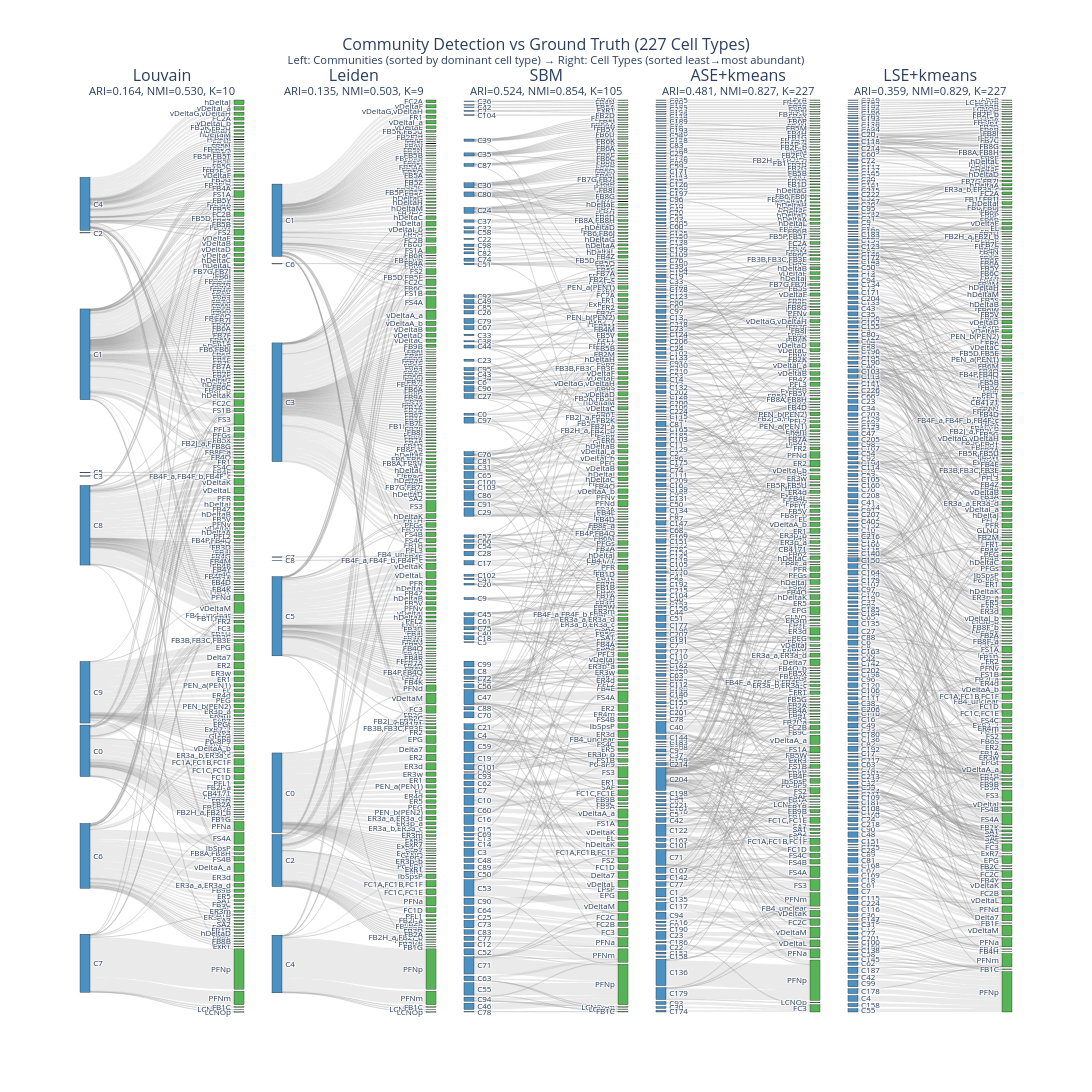

Notebook cell for this chart:
### Code cell
# [FIGURE] Sankey Diagrams: Community Assignments vs Ground Truth Cell Types
import plotly.graph_objects as go
from plotly.subplots import make_subplots

# First, establish a consistent ordering of cell types across all methods
# Sort by frequency (least common first, most common last)
type_counts_global = Counter([t for t in ground_truth if t is not None])
sorted_cell_types = [t for t, _ in reversed(type_counts_global.most_common())]
cell_type_to_order = {t: i for i, t in enumerate(sorted_cell_types)}

# Fixed type labels for ALL methods (consistent order)
fixed_type_labels = sorted_cell_types + ['Unknown']

def create_sankey_ordered(pred_labels, ground_truth, method_name, cell_type_order, fixed_type_labels):
    """
    Create a Sankey diagram with consistent ordering.
    
    - Cell types (right) are ordered by global frequency (fixed across all methods)
    - Communities (left) are sorted by their dominant cell type
    """
    # Count flows from each community to each cell type
    comm_to_types = {}
    for pred, gt in zip(pred_labels, ground_truth):
        if pred not in comm_to_types:
            comm_to_types[pred] = Counter()
        type_label = gt if gt is not None else '__Unknown__'
        comm_to_types[pred][type_label] += 1
    
    # For each community, find its dominant (most common) cell type
    comm_dominant_type = {}
    for comm, type_counter in comm_to_types.items():
        # Get the most common non-Unknown type
        for t, _ in type_counter.most_common():
            if t != '__Unknown__' and t in cell_type_order:
                comm_dominant_type[comm] = t
                break
        else:
            # If only Unknown, assign to end
            comm_dominant_type[comm] = 'Unknown'
    
    # Sort communities by their dominant type's order
    def comm_sort_key(c):
        dom_type = comm_dominant_type.get(c, 'Unknown')
        if dom_type == 'Unknown':
            return (len(cell_type_order) + 1, 0)
        return (cell_type_order.get(dom_type, len(cell_type_order)), -comm_to_types[c].get(dom_type, 0))
    
    sorted_comms = sorted(comm_to_types.keys(), key=comm_sort_key)
    
    # Build ordered labels
    comm_labels = [f'C{c}' for c in sorted_comms]
    n_comms = len(comm_labels)
    
    # Create flow data
    flows = {}
    for pred, gt in zip(pred_labels, ground_truth):
        comm_label = f'C{pred}'
        type_label = gt if gt is not None else 'Unknown'
        key = (comm_label, type_label)
        flows[key] = flows.get(key, 0) + 1
    
    # Use fixed type labels for consistent display across methods
    all_labels = comm_labels + fixed_type_labels
    label_to_idx = {label: i for i, label in enumerate(all_labels)}
    
    # Create source, target, value lists
    sources = []
    targets = []
    values = []
    
    for (comm, cell_type), count in flows.items():
        if comm in label_to_idx and cell_type in label_to_idx:
            sources.append(label_to_idx[comm])
            targets.append(label_to_idx[cell_type])
            values.append(count)
    
    # Colors: communities in blues, cell types in greens
    colors = ['rgba(31, 119, 180, 0.8)'] * n_comms + ['rgba(44, 160, 44, 0.8)'] * len(fixed_type_labels)
    
    return {
        'labels': all_labels,
        'sources': sources,
        'targets': targets,
        'values': values,
        'colors': colors,
        'n_comms': len(set(pred_labels)),
        'n_types': len([t for t in fixed_type_labels if t != 'Unknown'])
    }

# Select methods to compare
methods_to_plot = ['Louvain', 'Leiden', 'SBM', 'DC-SBM', 'Nested DC-SBM', 'ASE+kmeans', 'LSE+kmeans']
methods_available = [m for m in methods_to_plot if m in all_community_labels]

# Create subplots - one Sankey per method
n_plots = len(methods_available)
fig = make_subplots(
    rows=1, cols=n_plots,
    subplot_titles=[f'{m}' for m in methods_available],
    specs=[[{'type': 'sankey'}] * n_plots],
    horizontal_spacing=0.03
)

for idx, method in enumerate(methods_available):
    pred_labels = all_community_labels[method]
    sankey_data = create_sankey_ordered(pred_labels, ground_truth, method, cell_type_to_order, fixed_type_labels)
    
    # Get ARI/NMI for subtitle
    method_row = results_df[results_df['Method'] == method]
    ari = method_row['ARI'].values[0] if len(method_row) > 0 else 0
    nmi = method_row['NMI'].values[0] if len(method_row) > 0 else 0
    
    fig.add_trace(
        go.Sankey(
            node=dict(
                pad=2,
                thickness=10,
                line=dict(color='black', width=0.3),
                label=sankey_data['labels'],
                color=sankey_data['colors']
            ),
            link=dict(
                source=sankey_data['sources'],
                target=sankey_data['targets'],
                value=sankey_data['values'],
                color='rgba(150, 150, 150, 0.2)'
            )
        ),
        row=1, col=idx+1
    )
    
    # Update subplot title with metrics
    fig.layout.annotations[idx].text = f'{method}<br><sup>ARI={ari:.3f}, NMI={nmi:.3f}, K={sankey_data["n_comms"]}</sup>'

n_unique_types = len(sorted_cell_types)
fig.update_layout(
    title=dict(
        text=f'Community Detection vs Ground Truth ({n_unique_types} Cell Types)<br><sup>Left: Communities (sorted by dominant cell type) → Right: Cell Types (sorted least→most abundant)</sup>',
        x=0.5,
        font=dict(size=16)
    ),
    height=1800,
    width=600 * n_plots,
    font=dict(size=8)
)

fig.show()

# Save as HTML for interactivity
fig.write_html('imgs/fig_sankey_community_comparison.html')
print(f'✓ Saved: imgs/fig_sankey_community_comparison.html')
print(f'  Cell types: sorted by global frequency (least→most abundant, same order across all methods)')
print(f'  Communities: sorted by dominant cell type')

### Figure 1 — Plotly figure (JSON) as saved in the notebook; plotly's stock layout.template omitted (floating-point values rounded to 4 significant figures; data arrays with more than 128 entries replaced by an {"elided": "..."} marker saying what was removed)
{"data": [{"domain": {"x": [0, 0.176], "y": [0, 1]}, "link": {"color": "rgba(150, 150, 150, 0.2)", "source": {"elided": "298 int values"}, "target": {"elided": "298 int values"}, "value": {"elided": "298 int values"}}, "node": {"color": {"elided": "238 str values"}, "label": {"elided": "238 str values"}, "line": {"color": "black", "width": 0.3}, "pad": 2, "thickness": 10}, "type": "sankey"}, {"domain": {"x": [0.206, 0.382], "y": [0, 1]}, "link": {"color": "rgba(150, 150, 150, 0.2)", "source": {"elided": "281 int values"}, "target": {"elided": "281 int values"}, "value": {"elided": "281 int values"}}, "node": {"color": {"elided": "237 str values"}, "label": {"elided": "237 str values"}, "line": {"color": "black", "width": 0.3}, "pad": 2, "thickness": 10}, "type": "sankey"}, {"domain": {"x": [0.412, 0.588], "y": [0, 1]}, "link": {"color": "rgba(150, 150, 150, 0.2)", "source": {"elided": "392 int values"}, "target": {"elided": "392 int values"}, "value": {"elided": "392 int values"}}, "node": {"color": {"elided": "333 str values"}, "label": {"elided": "333 str values"}, "line": {"color": "black", "width": 0.3}, "pad": 2, "thickness": 10}, "type": "sankey"}, {"domain": {"x": [0.618, 0.794], "y": [0, 1]}, "link": {"color": "rgba(150, 150, 150, 0.2)", "source": {"elided": "563 int values"}, "target": {"elided": "563 int values"}, "value": {"elided": "563 int values"}}, "node": {"color": {"elided": "455 str values"}, "label": {"elided": "455 str values"}, "line": {"color": "black", "width": 0.3}, "pad": 2, "thickness": 10}, "type": "sankey"}, {"domain": {"x": [0.824, 1], "y": [0, 1]}, "link": {"color": "rgba(150, 150, 150, 0.2)", "source": {"elided": "588 int values"}, "target": {"elided": "588 int values"}, "value": {"elided": "588 int values"}}, "node": {"color": {"elided": "455 str values"}, "label": {"elided": "455 str values"}, "line": {"color": "black", "width": 0.3}, "pad": 2, "thickness": 10}, "type": "sankey"}], "layout": {"annotations": [{"font": {"size": 16}, "showarrow": false, "text": "Louvain<br><sup>ARI=0.164, NMI=0.530, K=10</sup>", "x": 0.088, "xanchor": "center", "xref": "paper", "y": 1, "yanchor": "bottom", "yref": "paper"}, {"font": {"size": 16}, "showarrow": false, "text": "Leiden<br><sup>ARI=0.135, NMI=0.503, K=9</sup>", "x": 0.294, "xanchor": "center", "xref": "paper", "y": 1, "yanchor": "bottom", "yref": "paper"}, {"font": {"size": 16}, "showarrow": false, "text": "SBM<br><sup>ARI=0.524, NMI=0.854, K=105</sup>", "x": 0.5, "xanchor": "center", "xref": "paper", "y": 1, "yanchor": "bottom", "yref": "paper"}, {"font": {"size": 16}, "showarrow": false, "text": "ASE+kmeans<br><sup>ARI=0.481, NMI=0.827, K=227</sup>", "x": 0.706, "xanchor": "center", "xref": "paper", "y": 1, "yanchor": "bottom", "yref": "paper"}, {"font": {"size": 16}, "showarrow": false, "text": "LSE+kmeans<br><sup>ARI=0.359, NMI=0.829, K=227</sup>", "x": 0.912, "xanchor": "center", "xref": "paper", "y": 1, "yanchor": "bottom", "yref": "paper"}], "font": {"size": 8}, "height": 1800, "title": {"font": {"size": 16}, "text": "Community Detection vs Ground Truth (227 Cell Types)<br><sup>Left: Communities (sorted by dominant cell type) → Right: Cell Types (sorted least→most abundant)</sup>", "x": 0.5}, "width": 3000}}
